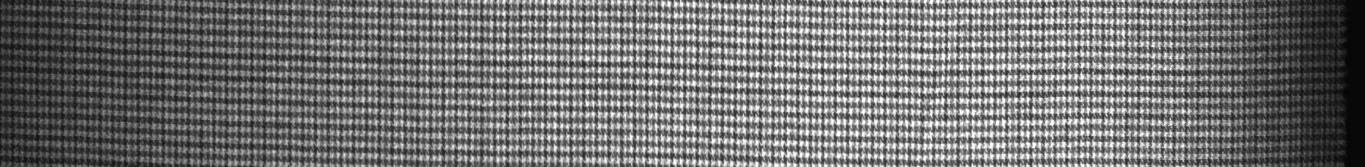
#> input picture images_folder/saved_accept-4.png, 4093 x 500 px (shown at 1/3 size)
$ python -i find_skeleton.py   (imports and definitions only)
#> lines starting #> are read from the running program, lines starting #| are printed output that depends on the picture; after the words box and inside, x2 and y2 are one past the last pixel; in counts of white or black regions, pixels touching at a corner belong together
#> further down, picture is the input picture: shape (500, 4093); min 5, max 255, mean 112.9
from timeit import default_timer as timer
import numpy as np
import cv2

# [79 lines left out: functions textile_enhance, cross_point, edge_mask, edge_smooth, time_fn, not called in this run]

def run_test(fn, img, i):
    res, t = time_fn(fn, img, 4)

def find_skeleton3(img):
    skeleton = np.zeros(img.shape,np.uint8)
    eroded = np.zeros(img.shape,np.uint8)
    temp = np.zeros(img.shape,np.uint8)

    _,thresh = cv2.threshold(img,127,255,0)

    kernel = cv2.getStructuringElement(cv2.MORPH_CROSS,(3,3))

    iters = 0
    while(True):
        cv2.erode(thresh, kernel, eroded)
        cv2.dilate(eroded, kernel, temp)
        #print(thresh.dtype)
        #print(temp.dtype)
        cv2.subtract(thresh, temp, temp)
        cv2.bitwise_or(skeleton, temp, skeleton)
        thresh, eroded = eroded, thresh # Swap instead of copy

        iters += 1
        if cv2.countNonZero(thresh) == 0:
            return (skeleton,iters)

def image_line_detect(img):
   img = np.asarray(img)
   img_blur = cv2.blur(img, (3,3))
   binary = cv2.adaptiveThreshold(np.uint8(cv2.bitwise_not(img_blur)),255,cv2.ADAPTIVE_THRESH_GAUSSIAN_C, cv2.THRESH_BINARY, 49, 0)
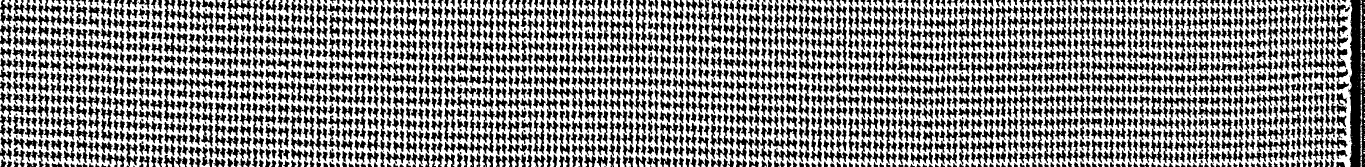
#> binary: shape (500, 4093) (shown at 1/3 size); 54.5% white; 2391 black regions (268 under 20 px), largest, box (x1, y1, x2, y2) and area: (4044, 0, 4093, 500) 18225, (680, 0, 794, 103) 4879, (1522, 362, 1635, 463) 3394
   img_blur1 = cv2.blur(binary, (33,5))
   #new_image = cv2.equalizeHist(img_blur)
   img_blur1 = cv2.blur(img_blur1, (33,1))
   img_blur1 = cv2.blur(img_blur1, (173,1))
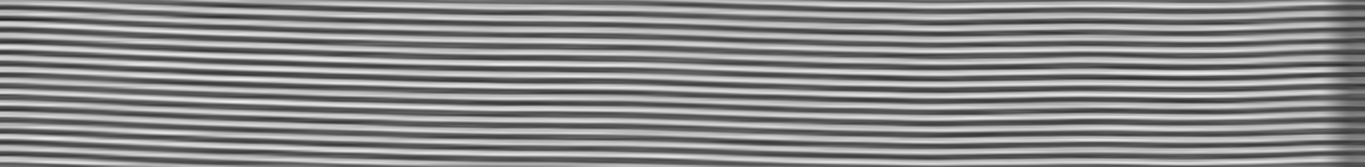
#> img_blur1: shape (500, 4093) (shown at 1/3 size); min 30, max 241, mean 138.9
   binary = cv2.adaptiveThreshold(np.uint8(cv2.bitwise_not(img_blur1)),255,cv2.ADAPTIVE_THRESH_MEAN_C, cv2.THRESH_BINARY_INV,93, 0)
#> binary: shape (500, 4093); 50.2% white; 20 black regions (1 under 20 px), largest, box (x1, y1, x2, y2) and area: (0, 283, 4093, 380) 72641, (0, 115, 4093, 212) 71863, (0, 81, 4093, 178) 71283
   img_blur2 = cv2.blur(binary, (33,5))
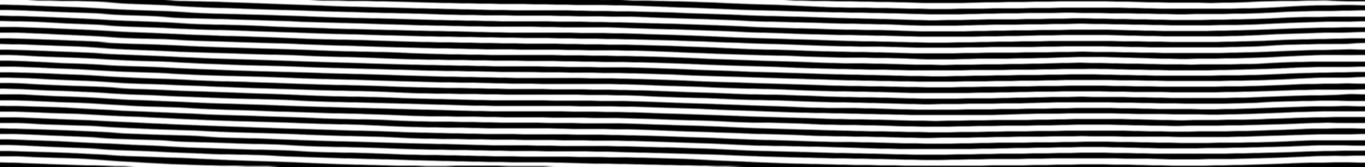
#> img_blur2: shape (500, 4093) (shown at 1/3 size); min 0, max 255, mean 128.1
   #new_image = cv2.equalizeHist(img_blur)
   img_blur2 = cv2.blur(img_blur2, (63,1))
   img_blur2 = cv2.blur(img_blur2, (93,1))
   thresh1 = cv2.threshold(img_blur2, 0, 255, cv2.THRESH_BINARY + cv2.THRESH_OTSU)[1]
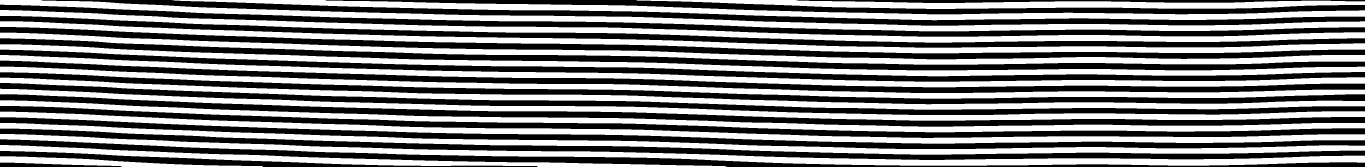
#> thresh1: shape (500, 4093) (shown at 1/3 size); 50.2% white; 18 black regions, largest, box (x1, y1, x2, y2) and area: (0, 283, 4093, 380) 72695, (0, 115, 4093, 211) 71931, (0, 81, 4093, 178) 71170
   skeleton,iters = find_skeleton3(thresh1)
#> the loop in find_skeleton3, `while(True):` made 17 passes
#> pass 1, in find_skeleton3, `thresh, eroded = eroded, thresh`:
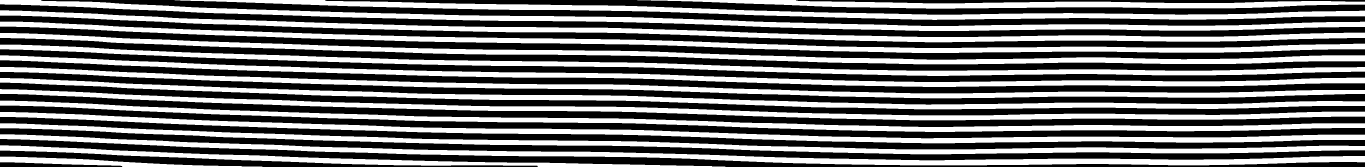
#> thresh: shape (500, 4093) (shown at 1/3 size); 44.3% white; 17 white regions, largest, box (x1, y1, x2, y2) and area: (0, 403, 4093, 496) 63241, (0, 336, 4093, 430) 62371, (0, 0, 4093, 93) 62340
#> after the loop in find_skeleton3, `while(True):`:
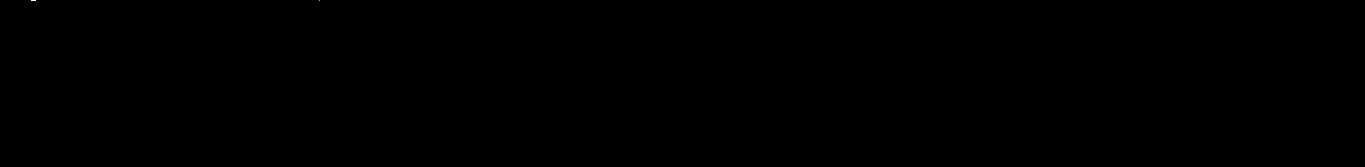
#> eroded: shape (500, 4093) (shown at 1/3 size); 0% white in thin lines or dots, all inside (x1, y1, x2, y2) = (93, 0, 960, 1)
#> after the loop in find_skeleton3, `while(True):`:
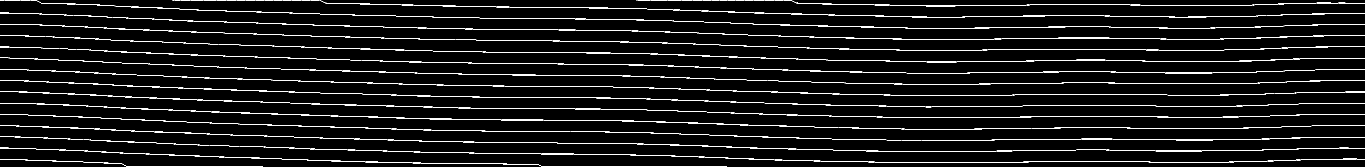
#> skeleton: shape (500, 4093) (shown at 1/3 size); 4.2% white in thin lines or dots
#> after the loop in find_skeleton3, `while(True):`: thresh: shape (500, 4093); every value is 0
#> after the loop in find_skeleton3, `while(True):`: iters = 17
#> iters = 17

   return skeleton

>>> import cv2
>>> picture = cv2.imread('../images_folder/saved_accept-4.png', cv2.IMREAD_GRAYSCALE)
>>> result = image_line_detect(picture)
